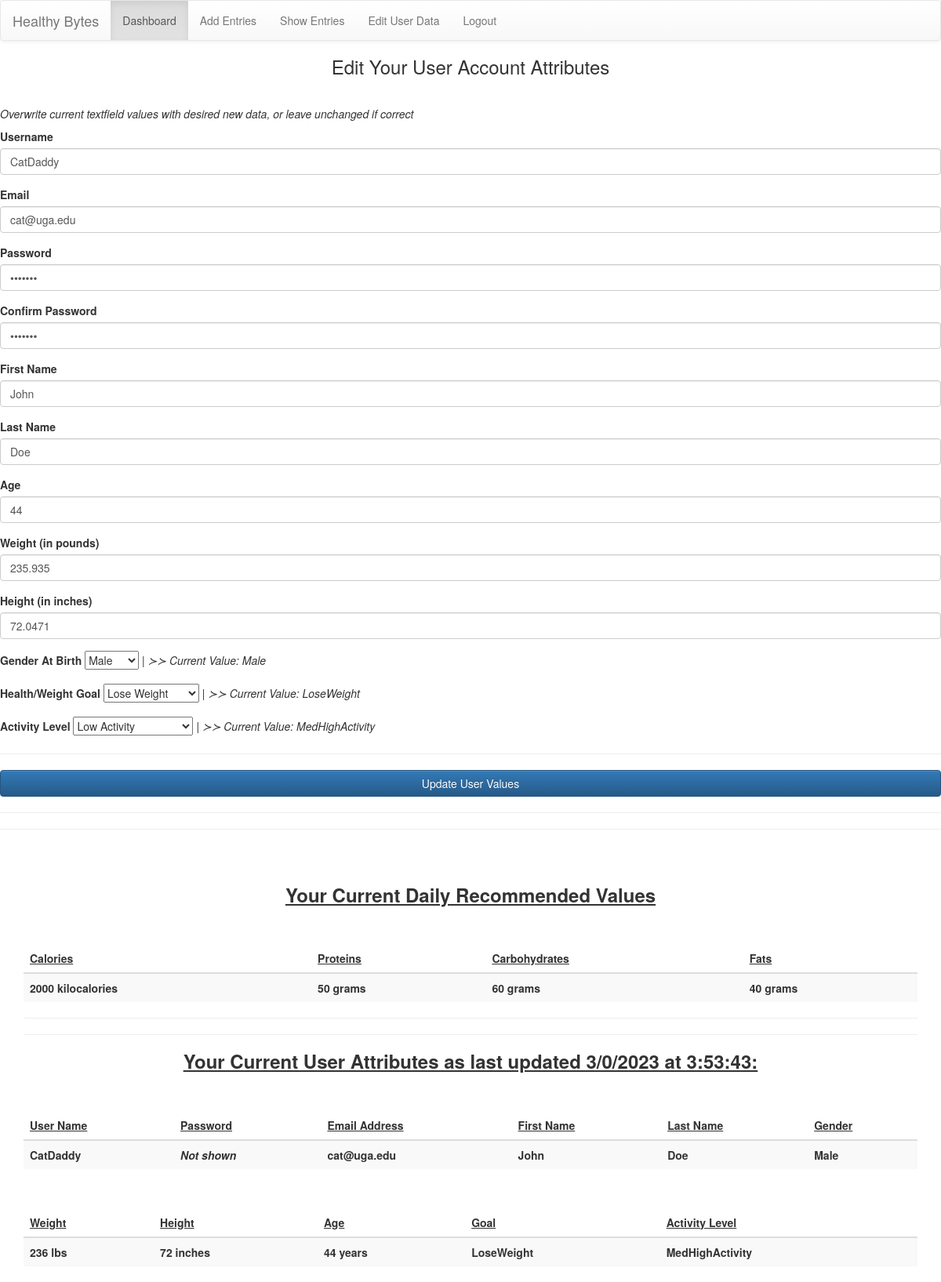
The page /edit_user_data.php (signed in) on the database its author committed.
### tables this page shows
CREATE TABLE `users` (
  `id` int(11) NOT NULL,
  `username` varchar(50) NOT NULL,
  `password` varchar(255) NOT NULL,
  `email` varchar(255) DEFAULT NULL,
  `firstname` varchar(255) DEFAULT NULL,
  `lastname` varchar(255) DEFAULT NULL,
  `weight` decimal(10,2) DEFAULT NULL,
  `height` decimal(10,2) DEFAULT NULL,
  `age` int(255) DEFAULT NULL,
  `gender` char(6) DEFAULT NULL,
  `activity_level` varchar(255) DEFAULT NULL,
  `goal` varchar(255) DEFAULT NULL
);

CREATE TABLE `recommended_values` (
  `userID` int(11) NOT NULL,
  `fats` int(11) DEFAULT NULL,
  `carbs` int(11) DEFAULT NULL,
  `proteins` int(11) DEFAULT NULL,
  `calories` int(11) DEFAULT NULL
);

### edit_user_data.php (the view, shortened to what this page needs)
<?php
$userID = $_SESSION["userID"];
$servername = "localhost";
$user = "root";
$pass= "";
$db = "FoodEntryDB";
$conn = mysqli_connect($servername, $user, $pass, $db);
$query_recommended_values = "SELECT * FROM recommended_values WHERE userID = $userID";
$result_recommended_values = mysqli_query($conn, $query_recommended_values);
$row_recommended_values = mysqli_fetch_assoc($result_recommended_values);
$query_user_data = "SELECT * FROM users WHERE id = $userID";
$result_user_data = mysqli_query($conn, $query_user_data);
$row_user_data = mysqli_fetch_assoc($result_user_data);
?>
<!DOCTYPE html>
<html>
  <head>
	<link rel="stylesheet" href="https://maxcdn.bootstrapcdn.com/bootstrap/3.3.7/css/bootstrap.min.css">
	<link rel="stylesheet" href="https://maxcdn.bootstrapcdn.com/bootstrap/3.3.7/css/bootstrap-theme.min.css">
  </head>
  <body>
    <?php include 'navbar.php'; ?>
    <div class="form-container">
      <h3><center>Edit Your User Account Attributes</center></h3>
      <br/>
      <h5><em>Overwrite current textfield values with desired new data, or leave unchanged if correct</em></h5>
      <form action="edit_user_data.php" method="post">
        <div class="form-group">
          <label for="username">Username</label>
          <input type="text" class="form-control" id="username" name="username" value="<?php echo $row_user_data['username']; ?>" size="255" required>
        </div>
        <div class="form-group">
          <label for="email">Email</label>
          <input type="email" class="form-control" id="email" name="email" value="<?php echo $row_user_data['email']; ?>" size="255" required>
        </div>
        <div class="form-group">
          <label for="password">Password</label>
          <input type="password" class="form-control" id="password" name="password" value="<?php echo $row_user_data['password']; ?>" size="255" required>
        </div>
        <div class="form-group">
          <label for="password_confirm">Confirm Password</label>
          <input type="password" class="form-control" id="password_confirm" name="password_confirm" value="<?php echo $row_user_data['password']; ?>" size="255" required>
        </div>
        <div class="form-group">
          <label for="firstname">First Name</label>
          <input type="text" class="form-control" id="firstname" name="firstname" value="<?php echo $row_user_data['firstname']; ?>" size="255">
        </div>
        <div class="form-group">
          <label for="lastname">Last Name</label>
          <input type="text" class="form-control" id="lastname" name="lastname" value="<?php echo $row_user_data['lastname']; ?>" size="255">
        </div>
        <div class="form-group">
          <label for="age">Age</label>
          <input type="text" class="form-control" id="age" name="age" value="<?php echo $row_user_data['age']; ?>" size="50">
        </div>
        <div class="form-group">
          <label for="weightlbs">Weight (in pounds)</label>
          <input type="text" class="form-control" id="weightlbs" name="weightlbs" value="<?php echo ($row_user_data['weight'])*2.205; ?>" size="50">
        </div>
        <div class="form-group">
          <label for="heightinches">Height (in inches)</label>
          <input type="text" class="form-control" id="heightinches" name="heightinches" value="<?php echo ($row_user_data['height'])*39.37; ?>" size="255">
        </div>
        <div class="form-group">
          <label for="gender">Gender At Birth </label>
          <select id="gender" name="gender">
            <option value="Male">Male</option>
          </select>
          <em>| &#8827;&#8827; Current Value: <?php echo $row_user_data['gender']; ?></em>
        </div>
        <div class="form-group">
          <label for="goal">Health/Weight Goal </label>
          <select id="goal" name="goal">
            <option value="LoseWeight">Lose Weight</option>
          </select>
          <em>| &#8827;&#8827; Current Value: <?php echo $row_user_data['goal']; ?></em>
        </div>
        <div class="form-group">
          <label for="activitylevel">Activity Level </label>
          <select id="activitylevel" name="activitylevel">
            <option value="LowActivity">Low Activity</option>
          </select>
          <em>| &#8827;&#8827; Current Value: <?php echo $row_user_data['activity_level']; ?></em>
        </div>
        <hr>
        <button type="submit" class="btn btn-primary btn-block">Update User Values</button>
        <hr>
      </form>
    </div>
    <hr>
    <div class="container">
        <div class="row">
            <div class="col-sm-12">
                <div class="card">
                    <div class="card-header">
                        <h3 class="card-title"><u><b><center>Your Current Daily Recommended Values</center></b></u></h3>
                    </div>
                    <div class="card-body">
                        <table class="table table-striped table-hover">
                            <thead>
                                <tr>
                                    <th><b><u>Calories</b></u></th>
                                    <th><b><u>Proteins</b></u></th>
                                    <th><b><u>Carbohydrates</b></u></th>
                                    <th><b><u>Fats</b></u></th>
                                </tr>
                            </thead>
                            <tbody>
                                <tr>
                                    <th><?php echo $row_recommended_values['calories']; ?> kilocalories</th>
                                    <th><?php echo $row_recommended_values['proteins']; ?> grams</th>
                                    <th><?php echo $row_recommended_values['carbs']; ?> grams</th>
                                    <th><?php echo $row_recommended_values['fats']; ?> grams</th>
                                </tr>
                            </tbody>
                        </table>
                    </div>
                </div>
                <hr><hr>
                <div class="card">
                    <div class="card-header">
                        <h3 class="card-title">
                        </h3>
                    </div>
                    <div class="card-body">
                        <table class="table table-striped table-hover">
                            <thead>
                                <tr>
                                    <th><b><u>User Name</b></u></th>
                                    <th><b><u>Password</b></u></th>
                                    <th><b><u>Email Address</b></u></th>
                                    <th><b><u>First Name</b></u></th>
                                    <th><b><u>Last Name</b></u></th>
                                    <th><b><u>Gender</b></u></th>
                                </tr>
                            </thead>
                            <tbody>
                                <tr>
                                    <th><?php echo $row_user_data['username']; ?></th>
                                    <th><i>Not shown</i></th>
                                    <th><?php echo $row_user_data['email']; ?></th>
                                    <th><?php echo $row_user_data['firstname']; ?></th>
                                    <th><?php echo $row_user_data['lastname']; ?></th>
                                    <th><?php echo $row_user_data['gender']; ?></th>
                                </tr>
                            </tbody>
                        </table>
                        <table class="table table-striped table-hover">
                            <thead>
                                <tr>
                                    <th><b><u>Weight</b></u></th>
                                    <th><b><u>Height</b></u></th>
                                    <th><b><u>Age</b></u></th>
                                    <th><b><u>Goal</b></u></th>
                                    <th><b><u>Activity Level</b></u></th>
                                </tr>
                            </thead>
                            <tbody>
                                <tr>
                                    <th><?php echo round($row_user_data['weight']*2.20462); ?> lbs</th>
                                    <th><?php echo round($row_user_data['height']*39.3701); ?> inches</th>
                                    <th><?php echo round($row_user_data['age']); ?> years</th>
                                    <th><?php echo $row_user_data['goal']; ?></th>
                                    <th><?php echo $row_user_data['activity_level']; ?></th>
                                </tr>
                            </tbody>
                        </table>
                    </div>
                </div>
            </div>
        </div>
    </div>
</body>
</html>

### edit_user_data.php (style rules this page uses)
.container { margin-top: 50px; }
table { margin-top: 50px; width: 100%; }

### rows shown on the page
users: username "CatDaddy", email "cat@uga.edu", firstname "John", lastname "Doe", age "44", weightlbs "235.935", heightinches "72.0471", gender "Male", goal "LoseWeight", activity_level "MedHighActivity", $row_user_data['weight']*2.20462 "236", $row_user_data['height']*39.3701 "72"
recommended_values: calories "2000", proteins "50", carbs "60", fats "40"
